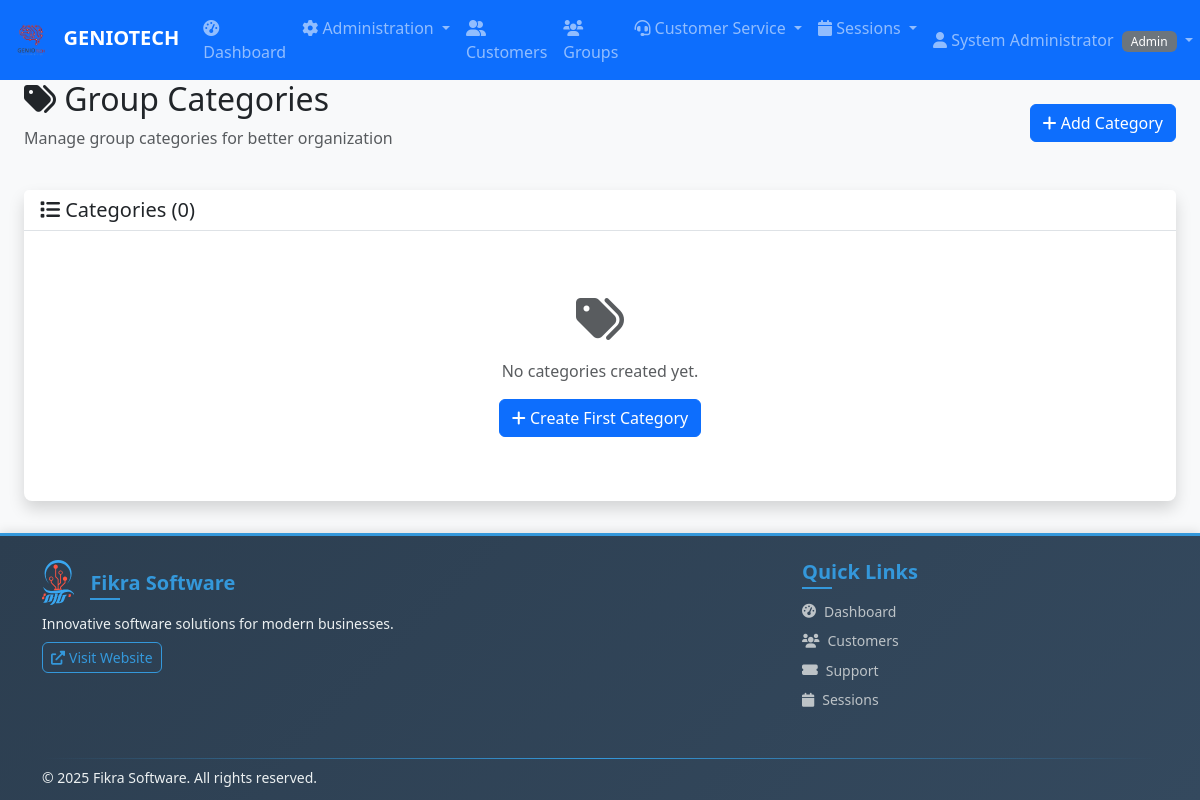
/admin/categories (signed in), run on an earlier commit of the app's database.
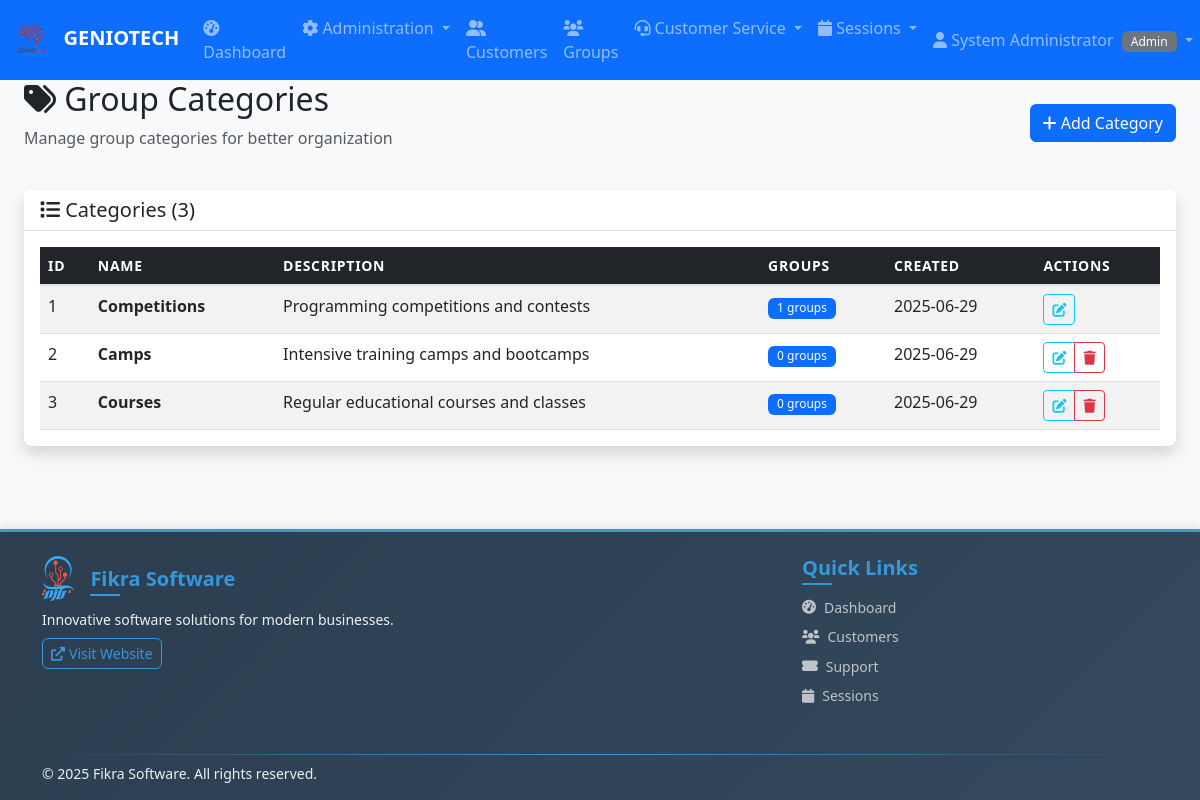
And on a later commit of the database.
### app.py (models this page shows)
class User(UserMixin, db.Model):
    id = db.Column(db.Integer, primary_key=True)
    username = db.Column(db.String(80), unique=True, nullable=False)
    email = db.Column(db.String(120), unique=True, nullable=False)
    password_hash = db.Column(db.String(120), nullable=False)
    role = db.Column(db.String(20), nullable=False)  # admin, instructor, customer_service
    first_name = db.Column(db.String(50), nullable=False)
    last_name = db.Column(db.String(50), nullable=False)
    created_at = db.Column(db.DateTime, default=datetime.utcnow)
    is_active = db.Column(db.Boolean, default=True)

class CourseCategory(db.Model):
    id = db.Column(db.Integer, primary_key=True)
    name = db.Column(db.String(50), nullable=False)
    description = db.Column(db.Text)
    created_at = db.Column(db.DateTime, default=datetime.utcnow)

### app.py (the view)
@app.route('/admin/categories')
@admin_required
def admin_categories():
    categories = CourseCategory.query.all()
    return render_template('admin/categories.html', categories=categories)

### app.py (called while the page is built)
@login_manager.user_loader
def load_user(user_id):
    return User.query.get(int(user_id))

def admin_required(f):
    @wraps(f)
    def decorated_function(*args, **kwargs):
        if not current_user.is_authenticated or current_user.role != 'admin':
            flash('Admin access required.', 'error')
            return redirect(url_for('dashboard'))
        return f(*args, **kwargs)
    return decorated_function

### templates/admin/categories.html (shortened to what this page needs)
{% extends "base.html" %}
{% block content %}
<div class="container-fluid">
    <div class="row">
        <div class="col-12">
            <div class="d-flex justify-content-between align-items-center mb-4">
                <div>
                    <h2><i class="fas fa-tags"></i> Group Categories</h2>
                    <p class="text-muted">Manage group categories for better organization</p>
                </div>
                <button type="button" class="btn btn-primary" data-bs-toggle="modal" data-bs-target="#addCategoryModal">
                    <i class="fas fa-plus"></i> Add Category
                </button>
            </div>
        </div>
    </div>
    <div class="row">
        <div class="col-12">
            <div class="card shadow">
                <div class="card-header">
                    <h5 class="card-title mb-0">
                        <i class="fas fa-list"></i> Categories ({{ categories|length }})
                    </h5>
                </div>
                <div class="card-body">
                    {% if categories %}
                    <div class="table-responsive">
                        <table class="table table-striped table-hover">
                            <thead class="table-dark">
                                <tr>
                                    <th>ID</th>
                                    <th>Name</th>
                                    <th>Description</th>
                                    <th>Groups</th>
                                    <th>Created</th>
                                    <th>Actions</th>
                                </tr>
                            </thead>
                            <tbody>
                                {% for category in categories %}
                                <tr>
                                    <td>{{ category.id }}</td>
                                    <td><strong>{{ category.name }}</strong></td>
                                    <td>
                                        {% if category.description %}
                                        {{ category.description[:100] }}
                                        {% else %}
                                        <span class="text-muted">No description</span>
                                        {% endif %}
                                    </td>
                                    <td>
                                        <span class="badge bg-primary">{{ category.category_groups|length }}
                                            groups</span>
                                    </td>
                                    <td>{{ category.created_at.strftime('%Y-%m-%d') }}</td>
                                    <td>
                                        <div class="btn-group btn-group-sm">
                                            <button type="button" class="btn btn-outline-info btn-sm"
                                                data-bs-toggle="modal"
                                                data-bs-target="#editCategoryModal{{ category.id }}">
                                                <i class="fas fa-edit"></i>
                                            </button>
                                            {% if category.category_groups|length == 0 %}
                                            <button type="button"
                                                class="btn btn-outline-danger btn-sm delete-category-btn"
                                                data-category-id="{{ category.id }}"
                                                data-category-name="{{ category.name }}">
                                                <i class="fas fa-trash"></i>
                                            </button>
                                            {% endif %}
                                        </div>
                                    </td>
                                </tr>
                                {% endfor %}
                            </tbody>
                        </table>
                    </div>
                    {% else %}
                    <div class="text-center text-muted py-5">
                        <i class="fas fa-tags fa-3x mb-3"></i>
                        <p>No categories created yet.</p>
                        <button type="button" class="btn btn-primary" data-bs-toggle="modal"
                            data-bs-target="#addCategoryModal">
                            <i class="fas fa-plus"></i> Create First Category
                        </button>
                    </div>
                    {% endif %}
                </div>
            </div>
        </div>
    </div>
</div>
{% endblock %}

### templates/base.html (shortened to what this page needs)
<!DOCTYPE html>
<html lang="en">
<head>
    <link href="https://cdn.jsdelivr.net/npm/bootstrap@5.3.0/dist/css/bootstrap.min.css" rel="stylesheet">
    <link href="https://cdnjs.cloudflare.com/ajax/libs/font-awesome/6.0.0/css/all.min.css" rel="stylesheet">
    <link href="{{ url_for('static', filename='css/style.css') }}" rel="stylesheet">
</head>
<body>
    {% if current_user.is_authenticated %}
    <nav class="navbar navbar-expand-lg navbar-dark bg-primary">
        <div class="container-fluid">
            <a class="navbar-brand" href="{{ url_for('dashboard') }}">
                <img src="{{ url_for('static', filename='images/GENIOTECH.png') }}" alt="GENIO TECH" height="40"
                    class="me-2">
                GENIOTECH
            </a>
            <div class="collapse navbar-collapse" id="navbarNav">
                <ul class="navbar-nav me-auto">
                    <li class="nav-item">
                        <a class="nav-link" href="{{ url_for('dashboard') }}">
                            <i class="fas fa-tachometer-alt"></i> Dashboard
                        </a>
                    </li>
                    {% if current_user.role == 'admin' %}
                    <li class="nav-item dropdown">
                        <a class="nav-link dropdown-toggle" href="#" role="button" data-bs-toggle="dropdown">
                            <i class="fas fa-cog"></i> Administration
                        </a>
                    </li>
                    {% endif %}
                    {% if current_user.role != 'instructor' %}
                    <li class="nav-item">
                        <a class="nav-link" href="{{ url_for('customers') }}">
                            <i class="fas fa-user-friends"></i> Customers
                        </a>
                    </li>
                    {% endif %}
                    <li class="nav-item">
                        <a class="nav-link" href="{{ url_for('groups') }}">
                            <i class="fas fa-users"></i> Groups
                        </a>
                    </li>
                    {% if current_user.role in ['customer_service', 'admin'] %}
                    <li class="nav-item dropdown">
                        <a class="nav-link dropdown-toggle" href="#" role="button" data-bs-toggle="dropdown">
                            <i class="fas fa-headset"></i> Customer Service
                        </a>
                    </li>
                    {% endif %}
                    {% if current_user.role in ['instructor', 'admin'] %}
                    <li class="nav-item dropdown">
                        <a class="nav-link dropdown-toggle" href="#" role="button" data-bs-toggle="dropdown">
                            <i class="fas fa-calendar"></i> Sessions
                        </a>
                    </li>
                    {% endif %}
                </ul>
                <ul class="navbar-nav">
                    <li class="nav-item dropdown">
                        <a class="nav-link dropdown-toggle" href="#" role="button" data-bs-toggle="dropdown">
                            <i class="fas fa-user"></i> {{ current_user.first_name }} {{ current_user.last_name }}
                            <span class="badge bg-secondary ms-1">{{ current_user.role.title() }}</span>
                        </a>
                    </li>
                </ul>
            </div>
        </div>
    </nav>
    {% endif %}
    <main class="{% if current_user.is_authenticated %}container-fluid mt-4{% endif %}">
        {% block content %}{% endblock %}
    </main>
    <footer class="footer">
        <div class="container">
            <div class="row justify-content-between">
                <div class="col-lg-6 col-md-6 mb-3">
                    <div class="d-flex align-items-center mb-2">
                        <h5 class="mb-0">Fikra Software</h5>
                    </div>
                    <p class="mb-2">Innovative software solutions for modern businesses.</p>
                    <a href="https://fikra.solutions/" target="_blank" class="btn btn-outline-primary btn-sm">
                        <i class="fas fa-external-link-alt me-1"></i> Visit Website
                    </a>
                </div>
                <div class="col-lg-4 col-md-6 mb-3">
                    <h5>Quick Links</h5>
                    <ul class="list-unstyled">
                        <li class="mb-2"><a
                                href="{{ url_for('dashboard') if current_user.is_authenticated else url_for('login') }}"><i
                                    class="fas fa-tachometer-alt me-2"></i>Dashboard</a></li>
                        {% if not current_user.is_authenticated or current_user.role != 'instructor' %}
                        <li class="mb-2"><a
                                href="{{ url_for('customers') if current_user.is_authenticated else '#' }}"><i
                                    class="fas fa-users me-2"></i>Customers</a></li>
                        {% endif %}
                        <li class="mb-2"><a href="{{ url_for('tickets') if current_user.is_authenticated else '#' }}"><i
                                    class="fas fa-ticket-alt me-2"></i>Support</a></li>
                        <li class="mb-2"><a
                                href="{{ url_for('sessions') if current_user.is_authenticated else '#' }}"><i
                                    class="fas fa-calendar me-2"></i>Sessions</a></li>
                    </ul>
                </div>
            </div>
            <div class="footer-divider"></div>
            <div class="row align-items-center">
                <div class="col-md-8">
                    <p class="mb-0">© <span id="current-year"></span> Fikra Software. All rights reserved.</p>
                </div>
            </div>
        </div>
    </footer>
</body>
</html>

### static/css/style.css (style rules this page uses)
body { font-family: "Segoe UI", Tahoma, Geneva, Verdana, sans-serif; background-color: #f8f9fa; }
.navbar-brand { font-weight: bold; font-size: 1.25rem; }
.navbar-nav .nav-link { font-weight: 500; transition: color 0.2s ease; }
.card { border: none; border-radius: 0.5rem; box-shadow: 0 0.125rem 0.25rem rgba(0, 0, 0, 0.075); transition: all 0.15s ease-in-out; }
.card-header { background-color: #fff; border-bottom: 1px solid #dee2e6; font-weight: 600; }
.btn { border-radius: 0.375rem; font-weight: 500; transition: all 0.15s ease-in-out; }
.btn-group .btn { border-radius: 0.25rem; }
.table { margin-bottom: 0; }
.table thead th { border-top: none; border-bottom: 2px solid #dee2e6; font-weight: 600; text-transform: uppercase; font-size: 0.875rem; letter-spacing: 0.05em; }
.badge { font-size: 0.75em; font-weight: 500; padding: 0.375em 0.75em; }
.footer { background: linear-gradient(135deg, #2c3e50 0%, #34495e 100%); color: #ecf0f1; font-size: 0.875rem; box-shadow: 0 -2px 10px rgba(0, 0, 0, 0.1); }
.footer h5 { color: #3498db; font-weight: 600; margin-bottom: 1rem; position: relative; }
.footer h5::after { content: ""; position: absolute; bottom: -5px; left: 0; width: 30px; height: 2px; background: #3498db; }
.footer .fikra-logo { height: 45px; width: auto; transition: transform 0.3s ease, filter 0.3s ease; filter: brightness(1.1); }
.footer a { text-decoration: none; color: #bdc3c7; transition: all 0.3s ease; display: inline-flex; align-items: center; }
.footer .btn-outline-primary { border-color: #3498db; color: #3498db; transition: all 0.3s ease; }

### templates/base.html (style rules this page uses)
body { padding-top: 56px; display: flex; flex-direction: column; min-height: 100vh; }
.navbar { position: fixed; top: 0; width: 100%; z-index: 1030; }
.footer { background-color: #2c3e50; color: #ecf0f1; margin-top: auto; padding: 1.5rem 0 1rem 0; border-top: 3px solid #3498db; }
.footer h5 { color: #3498db; font-weight: 600; margin-bottom: 1rem; }
.footer a { color: #bdc3c7; text-decoration: none; transition: color 0.3s ease; }
.fikra-logo { height: 32px; width: auto; transition: transform 0.3s ease; }
main { flex: 1; padding-bottom: 2rem; }
.footer-divider { height: 1px; background: linear-gradient(to right, transparent, #3498db, transparent); margin: 1rem 0 0.5rem 0; }

What changed in the data, as far as the page shows it:
added CourseCategory: id "1", name "Competitions", description "Programming competitions and contests", category_groups|length "1", created_at "2025-06-29"
added CourseCategory: id "2", name "Camps", description "Intensive training camps and bootcamps", category_groups|length "0", created_at "2025-06-29"
added CourseCategory: id "3", name "Courses", description "Regular educational courses and classes", category_groups|length "0", created_at "2025-06-29"
Also different on the page:
{{ categories|length }}: "0" → "3"
text no longer shown: "No categories created yet. Create First Category"
text now shown: "ID NAME DESCRIPTION GROUPS CREATED ACTIONS"
